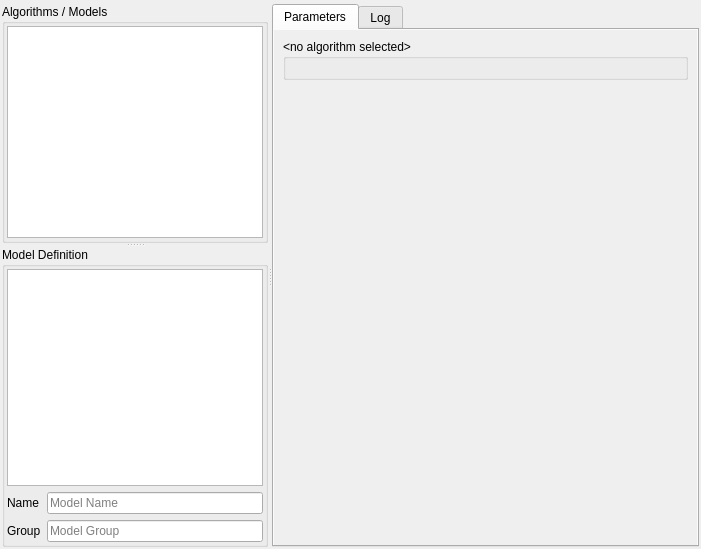
<?xml version="1.0" encoding="UTF-8"?>
<ui version="4.0">
 <class>SpectralProcessingWidget</class>
 <widget class="QWidget" name="SpectralProcessingWidget">
  <property name="geometry">
   <rect>
    <x>0</x>
    <y>0</y>
    <width>701</width>
    <height>549</height>
   </rect>
  </property>
  <property name="windowTitle">
   <string>Spectral Processing Widget</string>
  </property>
  <property name="windowIcon">
   <iconset>
    <normaloff>:/images/themes/default/mActionAddExpression.svg</normaloff>:/images/themes/default/mActionAddExpression.svg</iconset>
  </property>
  <layout class="QVBoxLayout" name="verticalLayout_4">
   <property name="spacing">
    <number>2</number>
   </property>
   <property name="leftMargin">
    <number>2</number>
   </property>
   <property name="topMargin">
    <number>2</number>
   </property>
   <property name="rightMargin">
    <number>2</number>
   </property>
   <property name="bottomMargin">
    <number>2</number>
   </property>
   <item>
    <widget class="QgsMessageBar" name="mMessageBar">
     <property name="frameShape">
      <enum>QFrame::StyledPanel</enum>
     </property>
     <property name="frameShadow">
      <enum>QFrame::Raised</enum>
     </property>
    </widget>
   </item>
   <item>
    <widget class="QSplitter" name="splitter_2">
     <property name="sizePolicy">
      <sizepolicy hsizetype="Expanding" vsizetype="Preferred">
       <horstretch>0</horstretch>
       <verstretch>2</verstretch>
      </sizepolicy>
     </property>
     <property name="orientation">
      <enum>Qt::Horizontal</enum>
     </property>
     <property name="opaqueResize">
      <bool>false</bool>
     </property>
     <widget class="QSplitter" name="splitter">
      <property name="orientation">
       <enum>Qt::Vertical</enum>
      </property>
      <widget class="QgsCollapsibleGroupBox" name="mGroupBox">
       <property name="title">
        <string>Algorithms / Models</string>
       </property>
       <property name="checkable">
        <bool>false</bool>
       </property>
       <layout class="QVBoxLayout" name="verticalLayout_2">
        <property name="spacing">
         <number>2</number>
        </property>
        <property name="leftMargin">
         <number>2</number>
        </property>
        <property name="topMargin">
         <number>2</number>
        </property>
        <property name="rightMargin">
         <number>2</number>
        </property>
        <property name="bottomMargin">
         <number>2</number>
        </property>
        <item>
         <widget class="SpectralProcessingAlgorithmTreeView" name="mTreeViewAlgorithms">
          <property name="dragEnabled">
           <bool>true</bool>
          </property>
          <property name="dragDropMode">
           <enum>QAbstractItemView::DragOnly</enum>
          </property>
          <attribute name="headerVisible">
           <bool>false</bool>
          </attribute>
         </widget>
        </item>
       </layout>
      </widget>
      <widget class="QGroupBox" name="verticalGroupBox">
       <property name="sizePolicy">
        <sizepolicy hsizetype="Preferred" vsizetype="Preferred">
         <horstretch>1</horstretch>
         <verstretch>0</verstretch>
        </sizepolicy>
       </property>
       <property name="title">
        <string>Model Definition</string>
       </property>
       <layout class="QGridLayout" name="gridLayout">
        <property name="leftMargin">
         <number>2</number>
        </property>
        <property name="topMargin">
         <number>2</number>
        </property>
        <property name="rightMargin">
         <number>2</number>
        </property>
        <property name="bottomMargin">
         <number>2</number>
        </property>
        <item row="2" column="1">
         <widget class="QLineEdit" name="tbModelGroup">
          <property name="placeholderText">
           <string>Model Group</string>
          </property>
         </widget>
        </item>
        <item row="1" column="1">
         <widget class="QLineEdit" name="tbModelName">
          <property name="placeholderText">
           <string>Model Name</string>
          </property>
         </widget>
        </item>
        <item row="1" column="0">
         <widget class="QLabel" name="label">
          <property name="text">
           <string>Name</string>
          </property>
         </widget>
        </item>
        <item row="0" column="0" colspan="2">
         <widget class="SpectralProcessingModelCreatorTableView" name="mTableView">
          <property name="dragEnabled">
           <bool>true</bool>
          </property>
          <property name="alternatingRowColors">
           <bool>true</bool>
          </property>
          <property name="selectionMode">
           <enum>QAbstractItemView::ExtendedSelection</enum>
          </property>
          <attribute name="horizontalHeaderVisible">
           <bool>false</bool>
          </attribute>
          <attribute name="horizontalHeaderStretchLastSection">
           <bool>true</bool>
          </attribute>
         </widget>
        </item>
        <item row="2" column="0">
         <widget class="QLabel" name="label_2">
          <property name="text">
           <string>Group</string>
          </property>
         </widget>
        </item>
       </layout>
      </widget>
     </widget>
     <widget class="QTabWidget" name="tabWidget">
      <property name="sizePolicy">
       <sizepolicy hsizetype="Expanding" vsizetype="Expanding">
        <horstretch>2</horstretch>
        <verstretch>0</verstretch>
       </sizepolicy>
      </property>
      <property name="currentIndex">
       <number>0</number>
      </property>
      <widget class="QWidget" name="tabCurrentParameters">
       <attribute name="title">
        <string>Parameters</string>
       </attribute>
       <layout class="QVBoxLayout" name="verticalLayout">
        <property name="spacing">
         <number>2</number>
        </property>
        <property name="leftMargin">
         <number>0</number>
        </property>
        <property name="topMargin">
         <number>0</number>
        </property>
        <property name="rightMargin">
         <number>0</number>
        </property>
        <property name="bottomMargin">
         <number>0</number>
        </property>
        <item>
         <widget class="QScrollArea" name="scrollArea">
          <property name="sizePolicy">
           <sizepolicy hsizetype="Expanding" vsizetype="Expanding">
            <horstretch>5</horstretch>
            <verstretch>0</verstretch>
           </sizepolicy>
          </property>
          <property name="frameShape">
           <enum>QFrame::NoFrame</enum>
          </property>
          <property name="sizeAdjustPolicy">
           <enum>QAbstractScrollArea::AdjustToContents</enum>
          </property>
          <property name="widgetResizable">
           <bool>true</bool>
          </property>
          <widget class="QWidget" name="scrollAreaContents">
           <property name="geometry">
            <rect>
             <x>0</x>
             <y>0</y>
             <width>423</width>
             <height>504</height>
            </rect>
           </property>
           <layout class="QVBoxLayout" name="verticalLayout_3">
            <item>
             <widget class="QGroupBox" name="gbParameterWidgets">
              <property name="styleSheet">
               <string notr="true">border-color: rgb(255, 0, 0);</string>
              </property>
              <property name="title">
               <string>&lt;no algorithm selected&gt;</string>
              </property>
              <layout class="QGridLayout" name="gridLayout_2"/>
             </widget>
            </item>
            <item>
             <spacer name="verticalSpacer">
              <property name="orientation">
               <enum>Qt::Vertical</enum>
              </property>
              <property name="sizeHint" stdset="0">
               <size>
                <width>20</width>
                <height>355</height>
               </size>
              </property>
             </spacer>
            </item>
           </layout>
          </widget>
         </widget>
        </item>
       </layout>
      </widget>
      <widget class="QWidget" name="tabLog">
       <attribute name="title">
        <string>Log</string>
       </attribute>
       <layout class="QVBoxLayout" name="verticalLayout_5">
        <property name="spacing">
         <number>2</number>
        </property>
        <property name="leftMargin">
         <number>0</number>
        </property>
        <property name="topMargin">
         <number>0</number>
        </property>
        <property name="rightMargin">
         <number>0</number>
        </property>
        <property name="bottomMargin">
         <number>0</number>
        </property>
        <item>
         <widget class="QTextEdit" name="tbLogs"/>
        </item>
        <item>
         <layout class="QHBoxLayout" name="horizontalLayout">
          <item>
           <spacer name="space">
            <property name="orientation">
             <enum>Qt::Horizontal</enum>
            </property>
            <property name="sizeHint" stdset="0">
             <size>
              <width>40</width>
              <height>20</height>
             </size>
            </property>
           </spacer>
          </item>
          <item>
           <widget class="QToolButton" name="btnSaveLog">
            <property name="text">
             <string>...</string>
            </property>
            <property name="autoRaise">
             <bool>true</bool>
            </property>
           </widget>
          </item>
          <item>
           <widget class="QToolButton" name="btnCopyLog">
            <property name="text">
             <string>...</string>
            </property>
            <property name="autoRaise">
             <bool>true</bool>
            </property>
           </widget>
          </item>
          <item>
           <widget class="QToolButton" name="btnClearLog">
            <property name="text">
             <string>...</string>
            </property>
            <property name="autoRaise">
             <bool>true</bool>
            </property>
           </widget>
          </item>
         </layout>
        </item>
       </layout>
      </widget>
     </widget>
    </widget>
   </item>
  </layout>
  <action name="actionAddFunction">
   <property name="icon">
    <iconset>
     <normaloff>:/images/themes/default/mActionAddExpression.svg</normaloff>:/images/themes/default/mActionAddExpression.svg</iconset>
   </property>
   <property name="text">
    <string>Add Function</string>
   </property>
   <property name="toolTip">
    <string>Adds a new Spectral Math function</string>
   </property>
  </action>
  <action name="actionRemoveFunction">
   <property name="enabled">
    <bool>false</bool>
   </property>
   <property name="icon">
    <iconset>
     <normaloff>:/images/themes/default/mActionRemove.svg</normaloff>:/images/themes/default/mActionRemove.svg</iconset>
   </property>
   <property name="text">
    <string>Remove Function</string>
   </property>
   <property name="toolTip">
    <string>Removes the selected function(s)</string>
   </property>
  </action>
  <action name="actionLoadModel">
   <property name="icon">
    <iconset>
     <normaloff>:/images/themes/default/mActionFileOpen.svg</normaloff>:/images/themes/default/mActionFileOpen.svg</iconset>
   </property>
   <property name="text">
    <string>Load Model</string>
   </property>
  </action>
  <action name="actionSaveModel">
   <property name="icon">
    <iconset>
     <normaloff>:/images/themes/default/mActionFileSave.svg</normaloff>:/images/themes/default/mActionFileSave.svg</iconset>
   </property>
   <property name="text">
    <string>Save Model</string>
   </property>
  </action>
  <action name="actionApplyModel">
   <property name="icon">
    <iconset>
     <normaloff>:/images/themes/default/mTaskRunning.svg</normaloff>:/images/themes/default/mTaskRunning.svg</iconset>
   </property>
   <property name="text">
    <string>Apply Model</string>
   </property>
  </action>
  <action name="actionResetModel">
   <property name="icon">
    <iconset>
     <normaloff>:/images/themes/default/mActionReload.svg</normaloff>:/images/themes/default/mActionReload.svg</iconset>
   </property>
   <property name="text">
    <string>Reset Model</string>
   </property>
  </action>
  <action name="actionVerifyModel">
   <property name="icon">
    <iconset>
     <normaloff>:/images/themes/default/algorithms/mAlgorithmCheckGeometry.svg</normaloff>:/images/themes/default/algorithms/mAlgorithmCheckGeometry.svg</iconset>
   </property>
   <property name="text">
    <string>Verify Model</string>
   </property>
  </action>
  <action name="actionCopyLog">
   <property name="icon">
    <iconset>
     <normaloff>:/images/themes/default/mActionEditCopy.svg</normaloff>:/images/themes/default/mActionEditCopy.svg</iconset>
   </property>
   <property name="text">
    <string>CopyLog</string>
   </property>
   <property name="toolTip">
    <string>Copies log text to clipboard</string>
   </property>
  </action>
  <action name="actionClearLog">
   <property name="icon">
    <iconset>
     <normaloff>:/images/themes/default/console/iconClearConsole.svg</normaloff>:/images/themes/default/console/iconClearConsole.svg</iconset>
   </property>
   <property name="text">
    <string>ClearLog</string>
   </property>
   <property name="toolTip">
    <string>Clears the log text</string>
   </property>
  </action>
  <action name="actionSaveLog">
   <property name="icon">
    <iconset>
     <normaloff>:/images/themes/default/mActionFileSave.svg</normaloff>:/images/themes/default/mActionFileSave.svg</iconset>
   </property>
   <property name="text">
    <string>Save Log</string>
   </property>
   <property name="toolTip">
    <string>Saves the log to file</string>
   </property>
  </action>
 </widget>
 <customwidgets>
  <customwidget>
   <class>QgsCollapsibleGroupBox</class>
   <extends>QGroupBox</extends>
   <header>qgscollapsiblegroupbox.h</header>
   <container>1</container>
  </customwidget>
  <customwidget>
   <class>SpectralProcessingAlgorithmTreeView</class>
   <extends>QTreeView</extends>
   <header>qps.speclib.processing</header>
  </customwidget>
  <customwidget>
   <class>SpectralProcessingModelCreatorTableView</class>
   <extends>QTableView</extends>
   <header>qps.speclib.processing</header>
  </customwidget>
  <customwidget>
   <class>QgsMessageBar</class>
   <extends>QFrame</extends>
   <header>qgis.gui</header>
   <container>1</container>
  </customwidget>
 </customwidgets>
 <resources>
  <include location="../../qpsresources.qrc"/>
  <include location="../../qpsresources.qrc"/>
 </resources>
 <connections/>
</ui>
